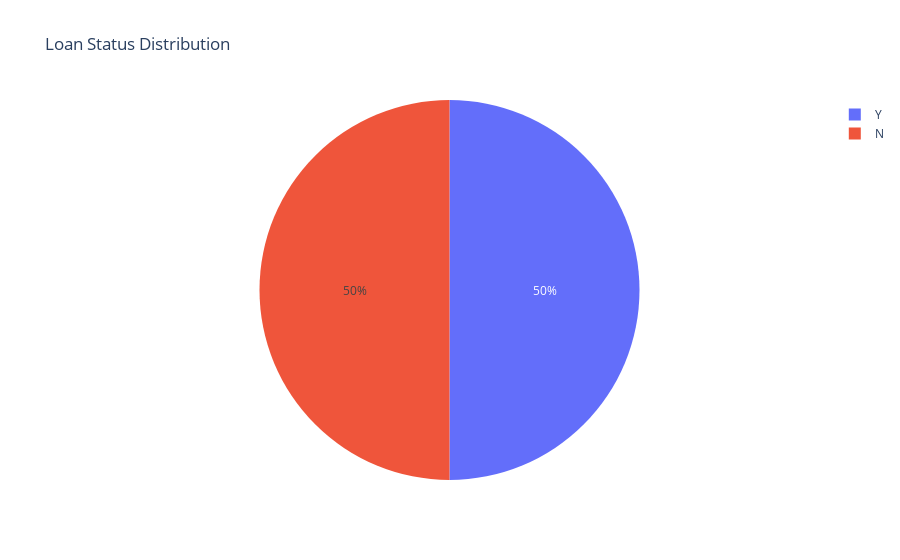

The code cell stored with this chart in its notebook:
### Markdown cell above
# Exploratoary data analysis

### Code cell
loan_status_counts = df['Loan_Status'].value_counts()

fig = px.pie(loan_status_counts,
             names=loan_status_counts.index,
             title='Loan Status Distribution')
fig.show()

### Figure 1 — Plotly figure (JSON) as saved in the notebook; plotly's stock layout.template omitted (floating-point values rounded to 4 significant figures)
{"data": [{"domain": {"x": [0, 1], "y": [0, 1]}, "hovertemplate": "Loan_Status=%{label}<extra></extra>", "labels": ["Y", "N"], "legendgroup": "", "name": "", "showlegend": true, "type": "pie"}], "layout": {"legend": {"tracegroupgap": 0}, "title": {"text": "Loan Status Distribution"}}}
